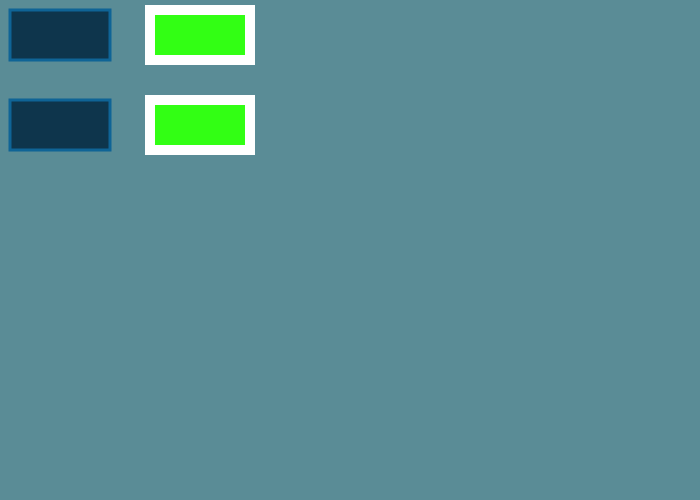
Frame 1 (no input)
Frame 60 (no input): identical to frame 1, image omitted
Frame 120 (the mouse pressed at the canvas centre since frame 60): identical to frame 1, image omitted

The p5.js sketch that drew this single still picture (run headless with seeded random() and noise() and a simulated clock; from frame 60 on, the mouse is pressed at the canvas centre):

// p5.js sketch
// ── sketch.js
function setup()
{
  createCanvas(700,500);
  
}

function draw()
{
	background(90,140,150)

	// change the paint brush to a specific color according to RGB values
	// this color applies only to the inside color of a shape
	fill(14,53,76);

	// change the paint brush to a specific color according to RGB values
	// this color applies only to the outside color of a shape
	stroke(15,100,150);

	// modifies the thickness of the border of an object
	strokeWeight(3);


	rect(10,10,100,50);
	rect(10,100,100,50);


	fill(50,255,20);    
	stroke(255,255,255);
	strokeWeight(10);

	rect(150,10,100,50);
	rect(150,100,100,50);	

}
